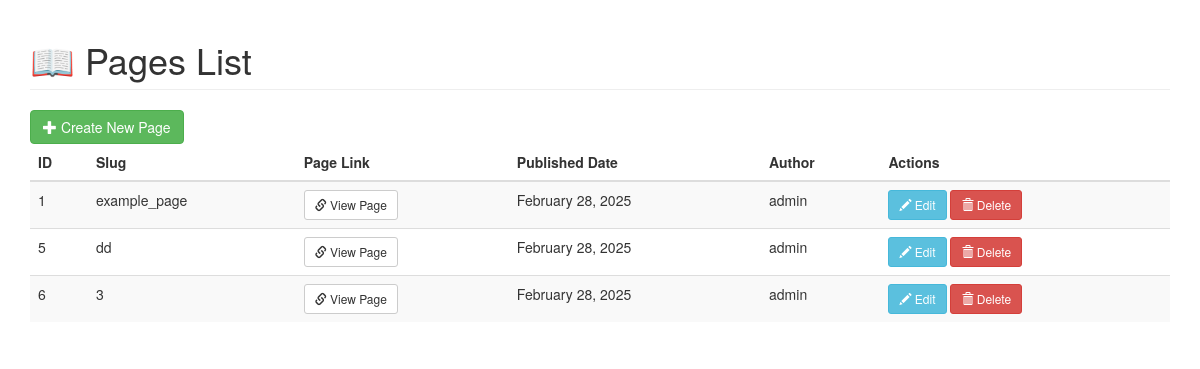
The app's page /admin/pages (signed in), older data.
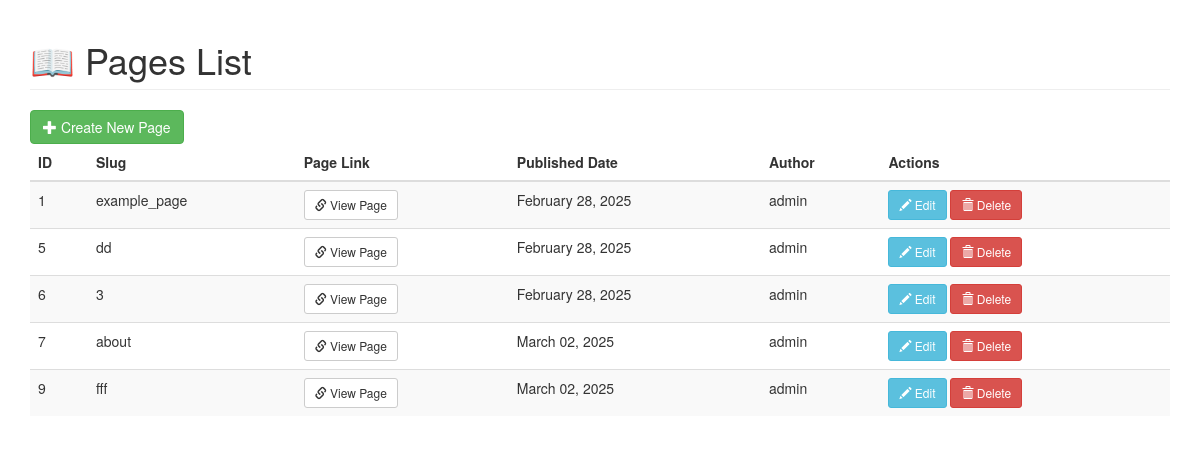
The same page, newer data.
### models.py (models this page shows, shortened)
class Page(db.Model):
    id = db.Column(db.Integer, primary_key=True)
    slug = db.Column(db.String(100), unique=True, nullable=False)
    title = db.Column(db.String(255), nullable=False)
    content = db.Column(db.Text, nullable=False)  # JSON content
    published_date = db.Column(db.DateTime, default=datetime.utcnow)  # Date of publication
    user_id = db.Column(db.Integer, db.ForeignKey('user.id'), nullable=False)
    image_url = db.Column(db.String(255), nullable=True)  # URL картинки
    teaser_text = db.Column(db.String(255), nullable=True)  # Тизер
    category = db.Column(db.String(100), nullable=True)  # Категория
    user = db.relationship('User', backref=db.backref('created_pages', lazy=True))

class User(db.Model, UserMixin):
    id = db.Column(db.Integer, primary_key=True)
    username = db.Column(db.String(50), unique=True, nullable=False)
    password = db.Column(db.String(100), nullable=False)
    pages = db.relationship('Page', backref='author', lazy=True)

### routes.py (the view)
@app_routes.route('/admin/pages', methods=['GET'])
@login_required
def pages_list():
    pages = Page.query.all()
    return render_template('pages_list.html', pages=pages)

### admin.py (called while the page is built)
@login_manager.user_loader
def load_user(user_id):
    return User.query.get(int(user_id))

### app.py (called while the page is built)
@app.before_request
def log_request_data():
    if request.method == 'POST':
        app.logger.debug(f"Request headers: {request.headers}")
        app.logger.debug(f"Request data: {request.data}")
        if request.content_type == "application/json":
            json_data = request.get_json(silent=True)  # <-- Добавили silent=True
            app.logger.debug(f"Request JSON: {json_data}")

### templates/pages_list.html (shortened to what this page needs)
<!DOCTYPE html>
<html lang="en">
<head>
    <link rel="stylesheet" href="https://maxcdn.bootstrapcdn.com/bootstrap/3.4.1/css/bootstrap.min.css">
</head>
<body>
    <div class="container">
        <h1 class="page-header">📖 Pages List</h1>
        <div class="mb-3">
            <a href="{{ url_for('app_routes.create_page') }}" class="btn btn-success">
                <span class="glyphicon glyphicon-plus"></span> Create New Page
            </a>
        </div>
        {% if pages %}
            <table class="table table-striped">
                <thead>
                    <tr>
                        <th>ID</th>
                        <th>Slug</th>
                        <th>Page Link</th>
                        <th>Published Date</th>
                        <th>Author</th>
                        <th>Actions</th>
                    </tr>
                </thead>
                <tbody>
                    {% for page in pages %}
                        <tr>
                            <td>{{ page.id }}</td>
                            <td>{{ page.slug }}</td>
                            <td>
                                <a href="{{ url_for('app_routes.show_page', slug=page.slug) }}" target="_blank" class="btn btn-default btn-sm">
                                    <span class="glyphicon glyphicon-link"></span> View Page
                                </a>
                            </td>
                            <td>
                                {% if page.published_date %}
                                    {{ page.published_date.strftime('%B %d, %Y') }}
                                {% else %}
                                    Not set
                                {% endif %}
                            </td>
                            <td>
                                {% if page.author %}
                                    {{ page.author.username }}
                                {% else %}
                                    Unknown
                                {% endif %}
                            </td>
                            <td>
                                <a href="{{ url_for('app_routes.edit_page', id=page.id) }}" class="btn btn-info btn-sm">
                                    <span class="glyphicon glyphicon-pencil"></span> Edit
                                </a>
                                <form method="POST" action="{{ url_for('app_routes.delete_page', id=page.id) }}"
                                      style="display:inline;"
                                      onsubmit="return confirm('Are you sure you want to delete this page?');">
                                    <button type="submit" class="btn btn-danger btn-sm">
                                        <span class="glyphicon glyphicon-trash"></span> Delete
                                    </button>
                                </form>
                            </td>
                        </tr>
                    {% endfor %}
                </tbody>
            </table>
        {% else %}
            <div class="alert alert-info">
                <strong>No pages found.</strong> Create a new page!
            </div>
        {% endif %}
    </div>
</body>
</html>

Row changes from the older to the newer data that the page shows:
added Page: id "7", slug "about", published_date "March 02, 2025", author.username "admin"
added Page: id "9", slug "fff", published_date "March 02, 2025", author.username "admin"
